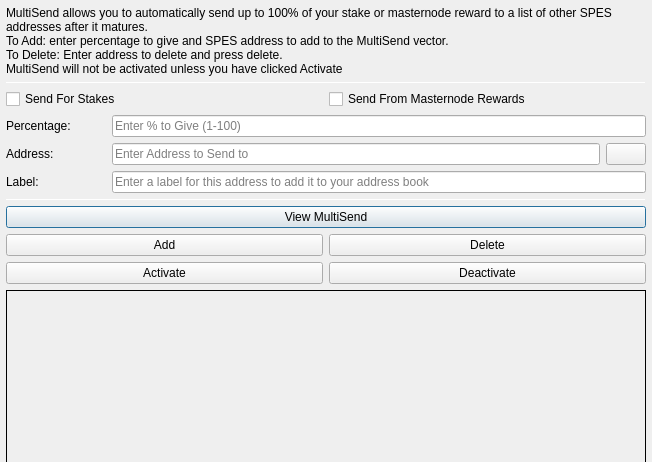
<?xml version="1.0" encoding="UTF-8"?>
<ui version="4.0">
 <class>MultiSendDialog</class>
 <widget class="QDialog" name="MultiSendDialog">
  <property name="windowModality">
   <enum>Qt::NonModal</enum>
  </property>
  <property name="geometry">
   <rect>
    <x>0</x>
    <y>0</y>
    <width>652</width>
    <height>300</height>
   </rect>
  </property>
  <property name="windowTitle">
   <string>MultiSend</string>
  </property>
  <layout class="QVBoxLayout" name="verticalLayout" stretch="0">
   <property name="leftMargin">
    <number>6</number>
   </property>
   <property name="topMargin">
    <number>6</number>
   </property>
   <property name="rightMargin">
    <number>6</number>
   </property>
   <property name="bottomMargin">
    <number>6</number>
   </property>
   <item>
    <layout class="QVBoxLayout" name="verticalLayout_Main" stretch="1,1,1,0,1,1,1">
     <item>
      <widget class="QLabel" name="label_2">
       <property name="lineWidth">
        <number>1</number>
       </property>
       <property name="text">
        <string>MultiSend allows you to automatically send up to 100% of your stake or masternode reward to a list of other SPES addresses after it matures.
To Add: enter percentage to give and SPES address to add to the MultiSend vector.
To Delete: Enter address to delete and press delete.
MultiSend will not be activated unless you have clicked Activate</string>
       </property>
       <property name="alignment">
        <set>Qt::AlignLeading|Qt::AlignLeft|Qt::AlignTop</set>
       </property>
       <property name="wordWrap">
        <bool>true</bool>
       </property>
      </widget>
     </item>
     <item>
      <widget class="Line" name="line">
       <property name="minimumSize">
        <size>
         <width>0</width>
         <height>1</height>
        </size>
       </property>
       <property name="maximumSize">
        <size>
         <width>16777215</width>
         <height>1</height>
        </size>
       </property>
       <property name="orientation">
        <enum>Qt::Horizontal</enum>
       </property>
      </widget>
     </item>
     <item>
      <layout class="QVBoxLayout" name="verticalLayout_Settings">
       <item>
        <layout class="QHBoxLayout" name="horizontalLayout">
         <item>
          <widget class="QCheckBox" name="multiSendStakeCheckBox">
           <property name="text">
            <string>Send For Stakes</string>
           </property>
          </widget>
         </item>
         <item>
          <widget class="QCheckBox" name="multiSendMasternodeCheckBox">
           <property name="text">
            <string>Send From Masternode Rewards</string>
           </property>
          </widget>
         </item>
        </layout>
       </item>
       <item>
        <layout class="QHBoxLayout" name="horizontalLayout_6">
         <item>
          <widget class="QLabel" name="label">
           <property name="minimumSize">
            <size>
             <width>100</width>
             <height>0</height>
            </size>
           </property>
           <property name="toolTip">
            <string>Percentage of stake to send</string>
           </property>
           <property name="text">
            <string>Percentage:</string>
           </property>
          </widget>
         </item>
         <item>
          <widget class="QLineEdit" name="multiSendPercentEdit">
           <property name="toolTip">
            <string>Enter whole numbers 1 - 100</string>
           </property>
           <property name="placeholderText">
            <string>Enter % to Give (1-100)</string>
           </property>
          </widget>
         </item>
        </layout>
       </item>
       <item>
        <layout class="QHBoxLayout" name="horizontalLayout_7">
         <item>
          <widget class="QLabel" name="label_5">
           <property name="minimumSize">
            <size>
             <width>100</width>
             <height>0</height>
            </size>
           </property>
           <property name="toolTip">
            <string>Address to send portion of stake to</string>
           </property>
           <property name="text">
            <string>Address:</string>
           </property>
          </widget>
         </item>
         <item>
          <widget class="QLineEdit" name="multiSendAddressEdit">
           <property name="toolTip">
            <string/>
           </property>
           <property name="placeholderText">
            <string>Enter Address to Send to</string>
           </property>
          </widget>
         </item>
         <item>
          <widget class="QPushButton" name="addressBookButton">
           <property name="maximumSize">
            <size>
             <width>16777215</width>
             <height>32</height>
            </size>
           </property>
           <property name="toolTip">
            <string>Choose an address from the address book</string>
           </property>
           <property name="text">
            <string/>
           </property>
           <property name="icon">
            <iconset resource="../spescoin.qrc">
             <normaloff>:/icons/address-book</normaloff>:/icons/address-book</iconset>
           </property>
           <property name="shortcut">
            <string>Alt+A</string>
           </property>
           <property name="autoDefault">
            <bool>false</bool>
           </property>
          </widget>
         </item>
        </layout>
       </item>
      </layout>
     </item>
     <item>
      <layout class="QHBoxLayout" name="horizontalLayout_3">
       <item>
        <widget class="QLabel" name="label_3">
         <property name="minimumSize">
          <size>
           <width>100</width>
           <height>0</height>
          </size>
         </property>
         <property name="text">
          <string>Label:</string>
         </property>
        </widget>
       </item>
       <item>
        <widget class="QLineEdit" name="labelAddressLabelEdit">
         <property name="placeholderText">
          <string>Enter a label for this address to add it to your address book</string>
         </property>
        </widget>
       </item>
      </layout>
     </item>
     <item>
      <widget class="Line" name="line_2">
       <property name="minimumSize">
        <size>
         <width>0</width>
         <height>1</height>
        </size>
       </property>
       <property name="maximumSize">
        <size>
         <width>16777215</width>
         <height>1</height>
        </size>
       </property>
       <property name="orientation">
        <enum>Qt::Horizontal</enum>
       </property>
      </widget>
     </item>
     <item>
      <layout class="QVBoxLayout" name="verticalLayout_Buttons">
       <item>
        <layout class="QHBoxLayout" name="horizontalLayout_4">
         <item>
          <widget class="QPushButton" name="viewButton">
           <property name="toolTip">
            <string/>
           </property>
           <property name="statusTip">
            <string>View MultiSend Vector</string>
           </property>
           <property name="text">
            <string>View MultiSend</string>
           </property>
          </widget>
         </item>
        </layout>
       </item>
       <item>
        <layout class="QHBoxLayout" name="horizontalLayout_2">
         <item>
          <widget class="QPushButton" name="addButton">
           <property name="toolTip">
            <string/>
           </property>
           <property name="statusTip">
            <string>Add to MultiSend Vector</string>
           </property>
           <property name="text">
            <string>Add</string>
           </property>
          </widget>
         </item>
         <item>
          <widget class="QPushButton" name="deleteButton">
           <property name="toolTip">
            <string/>
           </property>
           <property name="statusTip">
            <string>Delete Address From MultiSend Vector</string>
           </property>
           <property name="text">
            <string>Delete</string>
           </property>
          </widget>
         </item>
        </layout>
       </item>
       <item>
        <layout class="QHBoxLayout" name="horizontalLayout_5">
         <item>
          <widget class="QPushButton" name="activateButton">
           <property name="statusTip">
            <string>Activate MultiSend</string>
           </property>
           <property name="text">
            <string>Activate</string>
           </property>
          </widget>
         </item>
         <item>
          <widget class="QPushButton" name="disableButton">
           <property name="statusTip">
            <string>Deactivate MultiSend</string>
           </property>
           <property name="text">
            <string>Deactivate</string>
           </property>
          </widget>
         </item>
        </layout>
       </item>
      </layout>
     </item>
     <item>
      <widget class="QLabel" name="message">
       <property name="minimumSize">
        <size>
         <width>0</width>
         <height>180</height>
        </size>
       </property>
       <property name="frameShape">
        <enum>QFrame::Panel</enum>
       </property>
       <property name="frameShadow">
        <enum>QFrame::Plain</enum>
       </property>
       <property name="lineWidth">
        <number>1</number>
       </property>
       <property name="midLineWidth">
        <number>1</number>
       </property>
       <property name="text">
        <string/>
       </property>
       <property name="alignment">
        <set>Qt::AlignLeading|Qt::AlignLeft|Qt::AlignTop</set>
       </property>
       <property name="wordWrap">
        <bool>true</bool>
       </property>
      </widget>
     </item>
    </layout>
   </item>
  </layout>
 </widget>
 <resources>
  <include location="../spescoin.qrc"/>
 </resources>
 <connections/>
</ui>
